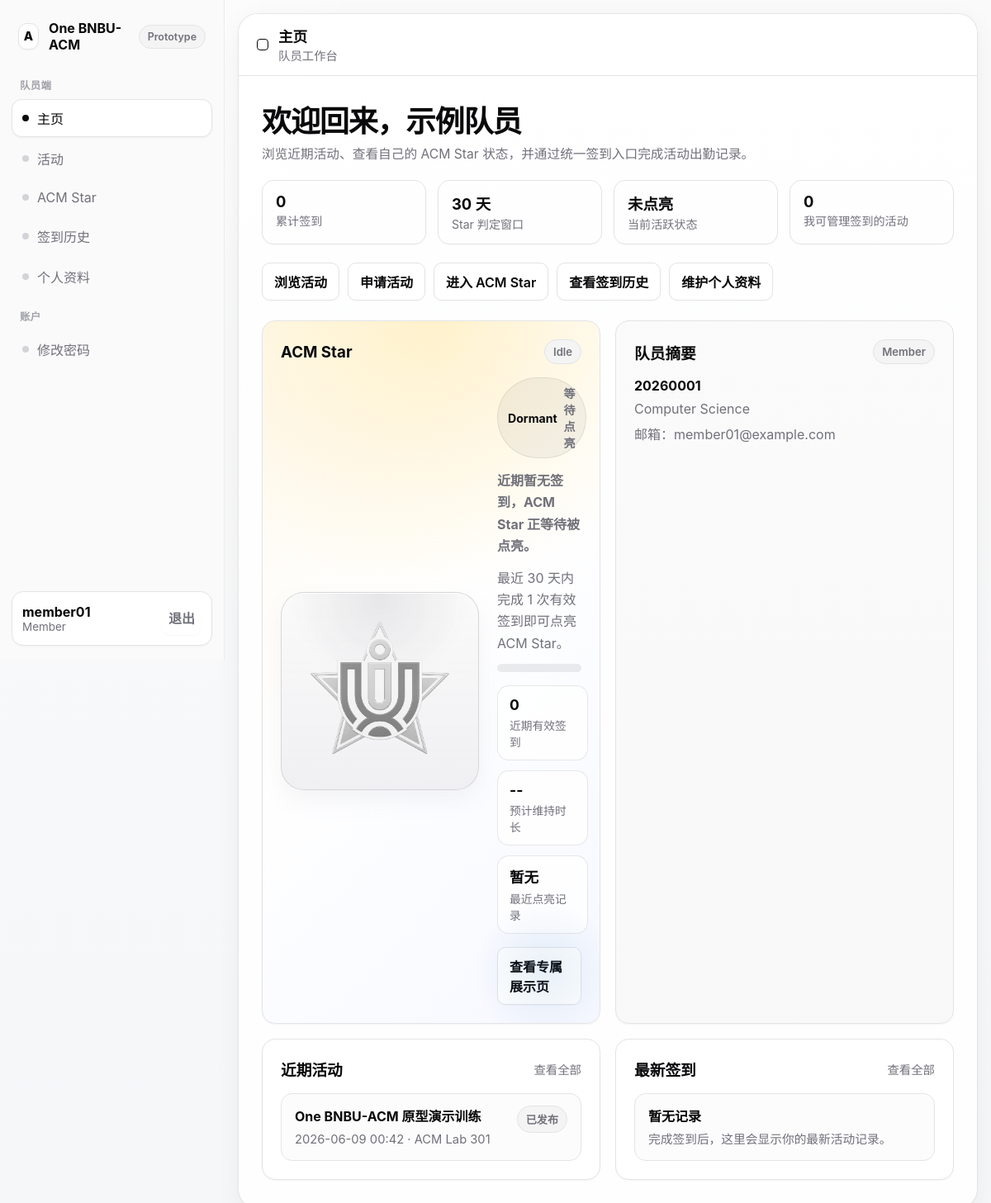
The page /member/dashboard/ (signed in) on the database as committed earlier.
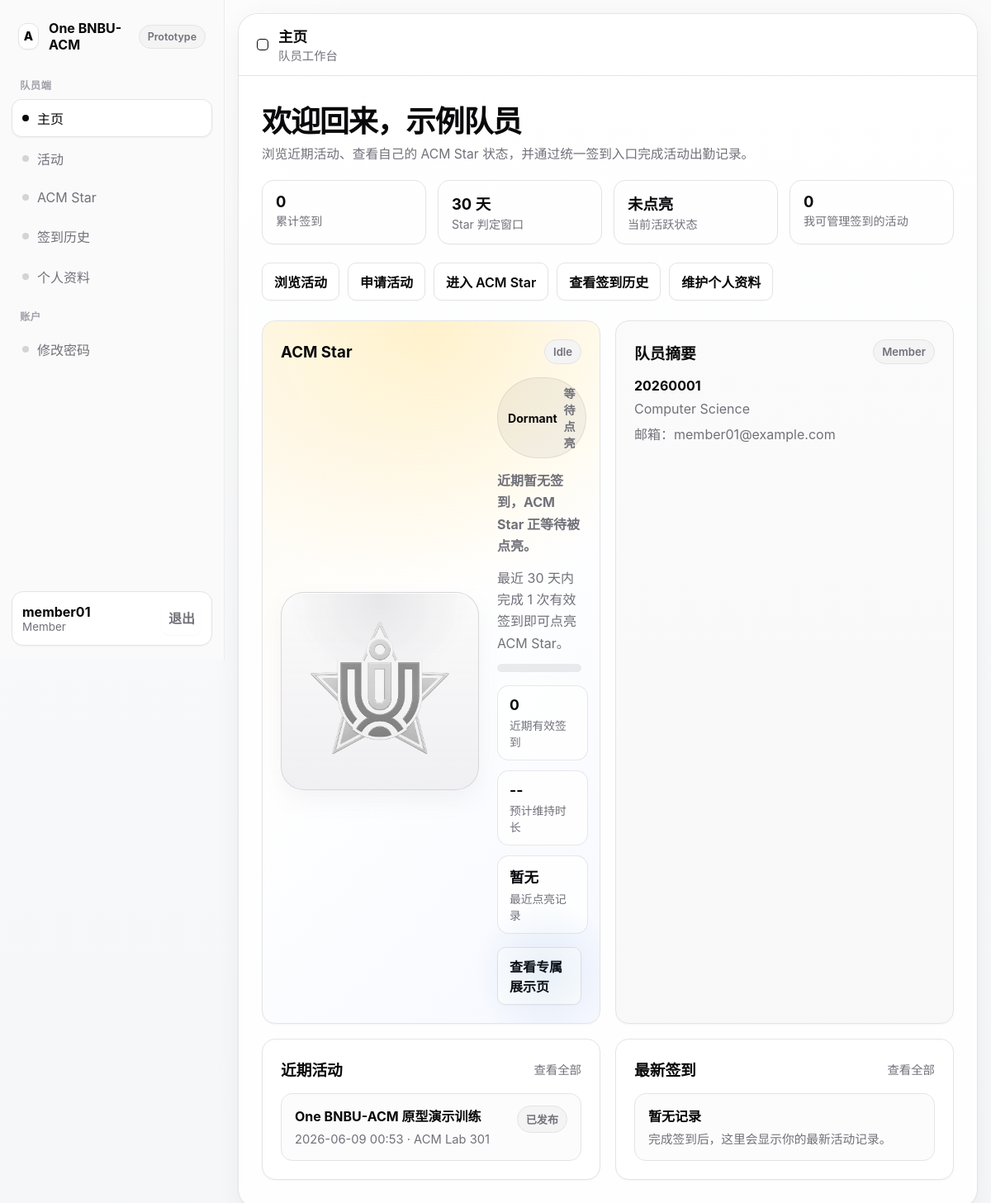
The same page on the database as committed later.
### core/models.py (models this page shows, shortened)
class Event(models.Model):
    class EventType(models.TextChoices):
        TRAINING = 'training', '训练'
        LECTURE = 'lecture', '讲座'
        SHARING = 'sharing', '分享会'
        CONTEST = 'contest', '比赛'
        OTHER = 'other', '其他'
    class ReviewStatus(models.TextChoices):
        PENDING = 'pending', '待审核'
        APPROVED = 'approved', '已通过'
        REJECTED = 'rejected', '已驳回'
    class Status(models.TextChoices):
        DRAFT = 'draft', '草稿'
        PUBLISHED = 'published', '已发布'
        CHECKIN_CLOSED = 'checkin_closed', '签到关闭'
        CANCELED = 'canceled', '已作废'
    title = models.CharField(max_length=200)
    event_type = models.CharField(max_length=20, choices=EventType.choices, default=EventType.TRAINING)
    description = models.TextField(blank=True)
    location = models.CharField(max_length=200)
    start_time = models.DateTimeField()
    end_time = models.DateTimeField()
    checkin_start_time = models.DateTimeField()
    checkin_end_time = models.DateTimeField()
    status = models.CharField(max_length=20, choices=Status.choices, default=Status.DRAFT)
    applicant = models.ForeignKey(
        User,
        null=True,
        blank=True,
        on_delete=models.SET_NULL,
        related_name='applied_events',
    )
    checkin_managers = models.ManyToManyField(
        User,
        blank=True,
        related_name='managed_events',
    )
    review_status = models.CharField(
        max_length=20,
        choices=ReviewStatus.choices,
        default=ReviewStatus.APPROVED,
    )
    reviewed_by = models.ForeignKey(
        User,
        null=True,
        blank=True,
        on_delete=models.SET_NULL,
        related_name='reviewed_events',
    )
    review_note = models.TextField(blank=True)
    reviewed_at = models.DateTimeField(null=True, blank=True)
    created_by = models.ForeignKey(User, on_delete=models.PROTECT, related_name='created_events')
    published_at = models.DateTimeField(null=True, blank=True)
    created_at = models.DateTimeField(auto_now_add=True)
    updated_at = models.DateTimeField(auto_now=True)
    class Meta:
        ordering = ['start_time']
    def is_checkin_open(self):
        now = timezone.now()
        return (
            self.review_status == self.ReviewStatus.APPROVED
            and self.status == self.Status.PUBLISHED
            and self.checkin_start_time <= now <= self.checkin_end_time
        )

### core/views.py (the view)
# urls.py: path('member/dashboard/', views.member_dashboard, name='member-dashboard'),
@login_required
def member_dashboard(request):
    if not require_member(request.user):
        return HttpResponseForbidden('仅队员可访问。')
    profile = get_object_or_404(MemberProfile, user=request.user)
    window_days, window_start = get_star_window()
    star_snapshot = build_member_star_snapshot(profile, window_days=window_days, window_start=window_start)
    recent_events = (
        Event.objects.filter(review_status=Event.ReviewStatus.APPROVED, status=Event.Status.PUBLISHED)
        .order_by('start_time')[:5]
    )
    context = {
        'profile': profile,
        'star_lit': star_snapshot['lit'],
        'star_snapshot': star_snapshot,
        'window_days': window_days,
        'recent_checkins': star_snapshot['recent_checkins'],
        'upcoming_events': recent_events,
        'checkin_count': profile.checkins.filter(status=CheckInRecord.Status.VALID).count(),
        'managed_event_total': Event.objects.filter(
            applicant=request.user,
            review_status=Event.ReviewStatus.APPROVED,
        ).count(),
    }
    return render(request, 'core/member/dashboard.html', context)

### core/models.py (called while the page is built)
    @classmethod
    def get_value(cls, key, default=None):
        setting = cls.objects.filter(key=key).first()
        return setting.value if setting else default

### core/views.py (called while the page is built, shortened)
def get_star_window_days():
    return int(SystemSetting.get_value('star_recent_window_days', '30'))

def get_star_window():
    window_days = get_star_window_days()
    return window_days, timezone.now() - timedelta(days=window_days)

def get_star_level(recent_checkin_count):
    return {
        'slug': 'dormant',
        'label': 'Dormant',
        'title': '等待点亮',
        'next_target': 1,
        'tone': 'dim',
    }

def require_member(user):
    return user.is_authenticated and user.role == User.Roles.MEMBER

### templates/core/member/dashboard.html (shortened to what the changed rows need)
{% extends "base.html" %}
{% load static %}
{% block topbar_title %}主页{% endblock %}
{% block content %}
<section class="page-hero">
    <h2>欢迎回来，{{ profile.real_name }}</h2>
</section>
<section class="grid" style="margin-top: 18px;">
    <article class="card">
        <div class="event-list">
            {% for event in upcoming_events %}
                <a class="event-item" href="{% url 'member-event-detail' event.id %}">
                    <div>
                        <div class="event-item-title">{{ event.title }}</div>
                        <div class="event-item-meta">{{ event.start_time|date:"Y-m-d H:i" }} · {{ event.location }}</div>
                    </div>
                    <span class="badge {% if event.is_checkin_open %}live{% else %}dim{% endif %}">
                        {% if event.is_checkin_open %}签到中{% else %}{{ event.get_status_display }}{% endif %}
                    </span>
                </a>
            {% endfor %}
        </div>
    </article>
</section>
{% endblock %}

Rows that differ between the two databases and show on the page:
changed Event "One BNBU-ACM 原型演示训练": start_time "2026-06-09 00:42" → "2026-06-09 00:53"
